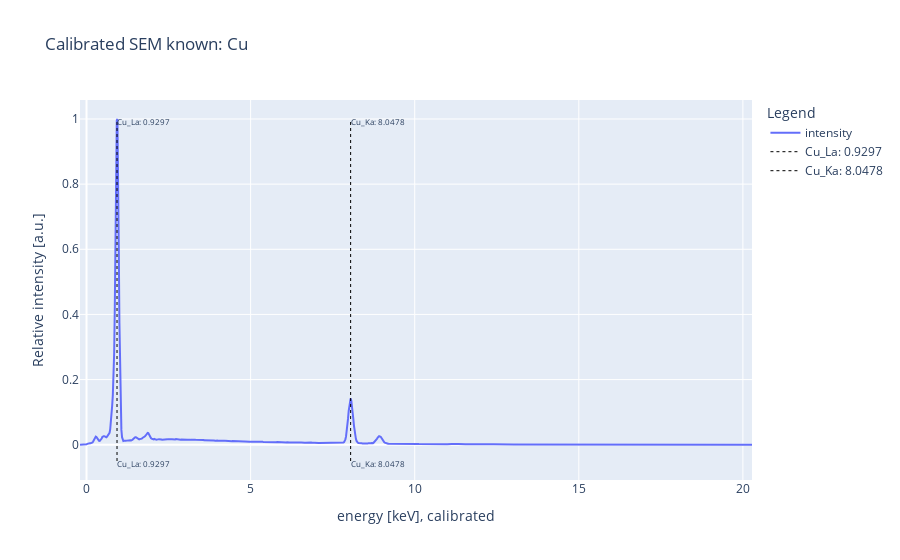

Write notebook code for a chart like this one.
### Code cell
# plotting the calibrated data

fig_calib = plotly_plot(
    x=s["kev_calibrated"],
    y_named=[s["intensity"], "intensity"],
    vlines=s["peaks_keV"],
    vlines_name=s["peaks_names"],
    title=f"Calibrated {s['name']}",
    xaxis_title="energy [keV], calibrated",
)

fig_calib.show()


# eventually saving the figure as eigther a interactive html file:
# open the html file in the browser, or click the button "Trust HTML" to view it in the notebook
fig_calib.write_html(f"plots/{s['filepath'].split('/')[-1].split('.')[0]}_calibrated.html")


# if you want to save the figure as a png file, click the "download plot as png" button in the plotly figure (camera icon)

### Figure 1 — Plotly figure (JSON) as saved in the notebook; plotly's stock layout.template omitted (floating-point values rounded to 4 significant figures; data arrays with more than 128 entries replaced by an {"elided": "..."} marker saying what was removed)
{"data": [{"mode": "lines", "name": "intensity", "textfont": {"size": 8}, "type": "scatter", "x": {"elided": "1024 float values"}, "y": {"elided": "1024 float values"}}, {"line": {"dash": "dot", "width": 1}, "marker": {"color": "black"}, "mode": "lines+text", "name": "Cu_La: 0.9297", "text": ["Cu_La: 0.9297", "Cu_La: 0.9297"], "textfont": {"size": 8}, "textposition": "bottom right", "type": "scatter", "x": [0.9297, 0.9297], "y": [-0.05, 1]}, {"line": {"dash": "dot", "width": 1}, "marker": {"color": "black"}, "mode": "lines+text", "name": "Cu_Ka: 8.0478", "text": ["Cu_Ka: 8.0478", "Cu_Ka: 8.0478"], "textfont": {"size": 8}, "textposition": "bottom right", "type": "scatter", "x": [8.048, 8.048], "y": [-0.05, 1]}], "layout": {"legend": {"title": {"text": "Legend"}}, "title": {"text": "Calibrated SEM known: Cu"}, "xaxis": {"title": {"text": "energy [keV], calibrated"}}, "yaxis": {"title": {"text": "Relative intensity [a.u.]"}}}}
